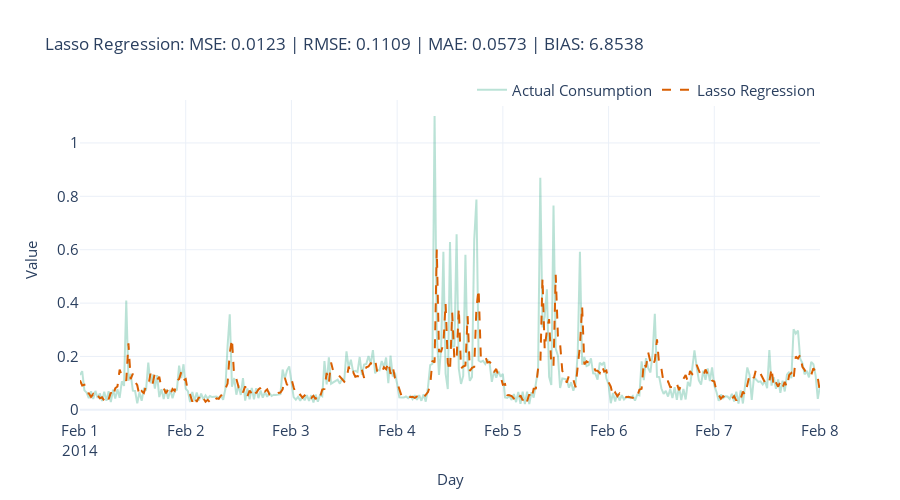

The cell this chart's notebook holds for it:
### Code cell
## Lasso
model_name = ['Lasso Regression']
model_display_name = ['Lasso Regression']

fig = plot_forecast(lasso_data,
                    forecast_columns=['predictions'],
                    forecast_display_names=model_display_name, timestamp_col ='timestamp',
                    target_col_name="energy_consumption")
fig = format_plot(fig)
fig.update_layout(
    title=f"{model_name[0]}: "\
          f"MSE: {ts_aggtest_metrics.loc[ts_aggtest_metrics.Algorithm==model_name[0]][['MSE']].iloc[0].item():.4f} | "\
          f"RMSE: {ts_aggtest_metrics.loc[ts_aggtest_metrics.Algorithm==model_name[0]][['RMSE']].iloc[0].item():.4f} | "\
          f"MAE: {ts_aggtest_metrics.loc[ts_aggtest_metrics.Algorithm==model_name[0]][['MAE']].iloc[0].item():.4f} | "\
          f"BIAS: {ts_aggtest_metrics.loc[ts_aggtest_metrics.Algorithm==model_name[0]][['Forecast Bias']].iloc[0].item():.4f}"
)
fig.update_xaxes(type="date", range=["2014-02-01", "2014-02-08"])
fig.write_image(dst_img/"lasso.png")
fig.show()

### Figure 1 — Plotly figure (JSON) as saved in the notebook; plotly's stock layout.template omitted (floating-point values rounded to 4 significant figures; data arrays with more than 128 entries replaced by an {"elided": "..."} marker saying what was removed)
{"data": [{"line": {"color": "rgba(27,158,119, 0.3)"}, "mode": "lines", "name": "Actual Consumption", "type": "scatter", "x": {"elided": "1296 str values"}, "y": {"elided": "1296 float values"}}, {"line": {"color": "rgba(217,95,2, 1)", "dash": "dash"}, "mode": "lines", "name": "Lasso Regression", "type": "scatter", "x": {"elided": "1296 str values"}, "y": {"elided": "1296 float values"}}], "layout": {"autosize": false, "height": 500, "legend": {"font": {"size": 15}, "orientation": "h", "title": {}, "x": 1, "xanchor": "right", "y": 0.98, "yanchor": "bottom"}, "title": {"text": "Lasso Regression: MSE: 0.0123 | RMSE: 0.1109 | MAE: 0.0573 | BIAS: 6.8538"}, "width": 900, "xaxis": {"range": ["2014-02-01", "2014-02-08"], "tickfont": {"size": 15}, "title": {"font": {"size": 15}, "text": "Day"}, "type": "date"}, "yaxis": {"tickfont": {"size": 15}, "title": {"font": {"size": 15}, "text": "Value"}}}}
